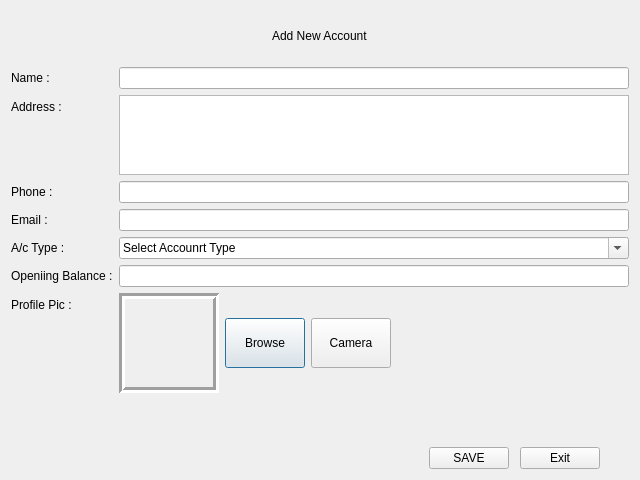
<?xml version="1.0" encoding="UTF-8"?>
<ui version="4.0">
 <class>Dialog</class>
 <widget class="QDialog" name="Dialog">
  <property name="geometry">
   <rect>
    <x>0</x>
    <y>0</y>
    <width>640</width>
    <height>480</height>
   </rect>
  </property>
  <property name="windowTitle">
   <string>Dialog</string>
  </property>
  <layout class="QVBoxLayout" name="verticalLayout">
   <item alignment="Qt::AlignHCenter">
    <widget class="QLabel" name="title">
     <property name="maximumSize">
      <size>
       <width>16777215</width>
       <height>50</height>
      </size>
     </property>
     <property name="styleSheet">
      <string notr="true">font: 20pt &quot;Algerian&quot;;</string>
     </property>
     <property name="text">
      <string>Add New Account</string>
     </property>
    </widget>
   </item>
   <item>
    <layout class="QVBoxLayout" name="verticalLayout_3">
     <item>
      <layout class="QFormLayout" name="formLayout_2">
       <item row="0" column="0">
        <widget class="QLabel" name="l_name">
         <property name="text">
          <string>Name :</string>
         </property>
        </widget>
       </item>
       <item row="0" column="1">
        <widget class="QLineEdit" name="name"/>
       </item>
       <item row="1" column="0">
        <widget class="QLabel" name="label_4">
         <property name="text">
          <string>Address :</string>
         </property>
        </widget>
       </item>
       <item row="1" column="1">
        <widget class="QPlainTextEdit" name="address">
         <property name="sizePolicy">
          <sizepolicy hsizetype="Expanding" vsizetype="Preferred">
           <horstretch>0</horstretch>
           <verstretch>0</verstretch>
          </sizepolicy>
         </property>
         <property name="maximumSize">
          <size>
           <width>16777215</width>
           <height>80</height>
          </size>
         </property>
        </widget>
       </item>
       <item row="2" column="0">
        <widget class="QLabel" name="lb_phone">
         <property name="text">
          <string>Phone :</string>
         </property>
        </widget>
       </item>
       <item row="2" column="1">
        <widget class="QLineEdit" name="phone"/>
       </item>
       <item row="3" column="0">
        <widget class="QLabel" name="lb_email">
         <property name="text">
          <string>Email :</string>
         </property>
        </widget>
       </item>
       <item row="3" column="1">
        <widget class="QLineEdit" name="email"/>
       </item>
       <item row="4" column="0">
        <widget class="QLabel" name="lb_actype">
         <property name="text">
          <string>A/c Type :</string>
         </property>
        </widget>
       </item>
       <item row="4" column="1">
        <widget class="QFontComboBox" name="type">
         <property name="currentText">
          <string>Select Accounrt Type</string>
         </property>
         <property name="maxCount">
          <number>2147483645</number>
         </property>
         <property name="minimumContentsLength">
          <number>0</number>
         </property>
        </widget>
       </item>
       <item row="5" column="0">
        <widget class="QLabel" name="label_6">
         <property name="text">
          <string>Openiing Balance :</string>
         </property>
        </widget>
       </item>
       <item row="5" column="1">
        <widget class="QLineEdit" name="opbalance"/>
       </item>
       <item row="6" column="0">
        <widget class="QLabel" name="label_7">
         <property name="text">
          <string>Profile Pic :</string>
         </property>
        </widget>
       </item>
       <item row="6" column="1">
        <layout class="QHBoxLayout" name="horizontalLayout_3">
         <property name="rightMargin">
          <number>1</number>
         </property>
         <item>
          <widget class="QLabel" name="pic">
           <property name="minimumSize">
            <size>
             <width>100</width>
             <height>100</height>
            </size>
           </property>
           <property name="maximumSize">
            <size>
             <width>100</width>
             <height>100</height>
            </size>
           </property>
           <property name="frameShape">
            <enum>QFrame::Box</enum>
           </property>
           <property name="frameShadow">
            <enum>QFrame::Sunken</enum>
           </property>
           <property name="lineWidth">
            <number>3</number>
           </property>
           <property name="text">
            <string/>
           </property>
           <property name="pixmap">
            <pixmap>Resorces/icon128/267.png</pixmap>
           </property>
           <property name="scaledContents">
            <bool>true</bool>
           </property>
           <property name="alignment">
            <set>Qt::AlignCenter</set>
           </property>
           <property name="wordWrap">
            <bool>false</bool>
           </property>
          </widget>
         </item>
         <item>
          <widget class="QPushButton" name="browse">
           <property name="minimumSize">
            <size>
             <width>80</width>
             <height>50</height>
            </size>
           </property>
           <property name="maximumSize">
            <size>
             <width>80</width>
             <height>50</height>
            </size>
           </property>
           <property name="text">
            <string>Browse</string>
           </property>
          </widget>
         </item>
         <item>
          <widget class="QPushButton" name="camera">
           <property name="minimumSize">
            <size>
             <width>80</width>
             <height>50</height>
            </size>
           </property>
           <property name="maximumSize">
            <size>
             <width>80</width>
             <height>50</height>
            </size>
           </property>
           <property name="text">
            <string>Camera</string>
           </property>
          </widget>
         </item>
        </layout>
       </item>
      </layout>
     </item>
    </layout>
   </item>
   <item>
    <layout class="QHBoxLayout" name="horizontalLayout_4">
     <property name="spacing">
      <number>11</number>
     </property>
     <property name="leftMargin">
      <number>0</number>
     </property>
     <property name="topMargin">
      <number>0</number>
     </property>
     <property name="rightMargin">
      <number>29</number>
     </property>
     <property name="bottomMargin">
      <number>0</number>
     </property>
     <item>
      <spacer name="horizontalSpacer">
       <property name="orientation">
        <enum>Qt::Horizontal</enum>
       </property>
       <property name="sizeHint" stdset="0">
        <size>
         <width>40</width>
         <height>20</height>
        </size>
       </property>
      </spacer>
     </item>
     <item>
      <widget class="QPushButton" name="save">
       <property name="text">
        <string>SAVE</string>
       </property>
      </widget>
     </item>
     <item>
      <widget class="QPushButton" name="exit">
       <property name="text">
        <string>Exit</string>
       </property>
      </widget>
     </item>
    </layout>
   </item>
  </layout>
 </widget>
 <resources/>
 <connections/>
</ui>
